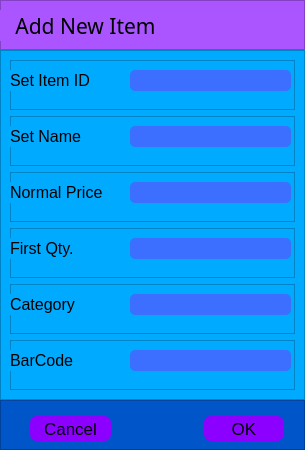
<?xml version="1.0" encoding="UTF-8"?>
<ui version="4.0">
 <class>AddNewItem</class>
 <widget class="QDialog" name="AddNewItem">
  <property name="geometry">
   <rect>
    <x>0</x>
    <y>0</y>
    <width>305</width>
    <height>450</height>
   </rect>
  </property>
  <property name="windowTitle">
   <string>Dialog</string>
  </property>
  <layout class="QVBoxLayout" name="verticalLayout_3">
   <property name="spacing">
    <number>0</number>
   </property>
   <property name="leftMargin">
    <number>0</number>
   </property>
   <property name="topMargin">
    <number>0</number>
   </property>
   <property name="rightMargin">
    <number>0</number>
   </property>
   <property name="bottomMargin">
    <number>0</number>
   </property>
   <item>
    <widget class="QFrame" name="frame">
     <property name="styleSheet">
      <string notr="true"/>
     </property>
     <property name="frameShape">
      <enum>QFrame::NoFrame</enum>
     </property>
     <property name="frameShadow">
      <enum>QFrame::Raised</enum>
     </property>
     <layout class="QVBoxLayout" name="verticalLayout">
      <property name="spacing">
       <number>0</number>
      </property>
      <property name="leftMargin">
       <number>0</number>
      </property>
      <property name="topMargin">
       <number>0</number>
      </property>
      <property name="rightMargin">
       <number>0</number>
      </property>
      <property name="bottomMargin">
       <number>0</number>
      </property>
      <item>
       <widget class="QFrame" name="Top">
        <property name="minimumSize">
         <size>
          <width>0</width>
          <height>50</height>
         </size>
        </property>
        <property name="maximumSize">
         <size>
          <width>16777215</width>
          <height>50</height>
         </size>
        </property>
        <property name="styleSheet">
         <string notr="true">background-color: rgb(170, 85, 255);</string>
        </property>
        <property name="frameShape">
         <enum>QFrame::StyledPanel</enum>
        </property>
        <property name="frameShadow">
         <enum>QFrame::Raised</enum>
        </property>
        <widget class="QLabel" name="label_2">
         <property name="geometry">
          <rect>
           <x>0</x>
           <y>10</y>
           <width>171</width>
           <height>31</height>
          </rect>
         </property>
         <property name="font">
          <font>
           <family>MV Boli</family>
           <pointsize>16</pointsize>
           <weight>50</weight>
           <italic>false</italic>
           <bold>false</bold>
          </font>
         </property>
         <property name="styleSheet">
          <string notr="true">font: 16pt &quot;MV Boli&quot;;</string>
         </property>
         <property name="text">
          <string>Add New Item</string>
         </property>
         <property name="alignment">
          <set>Qt::AlignCenter</set>
         </property>
        </widget>
       </widget>
      </item>
      <item>
       <widget class="QFrame" name="Main">
        <property name="styleSheet">
         <string notr="true">QFrame{
	background-color: rgb(0, 170, 255);
}

QLineEdit {
	border-radius: 5px;
	background-color: rgba(85, 85, 255,180);
}
QLineEdit:hover {
	border-radius: 5px;
	background-color: rgba(85, 85, 255, 250);
}</string>
        </property>
        <property name="frameShape">
         <enum>QFrame::StyledPanel</enum>
        </property>
        <property name="frameShadow">
         <enum>QFrame::Raised</enum>
        </property>
        <layout class="QVBoxLayout" name="verticalLayout_2">
         <item>
          <widget class="QFrame" name="frame_2">
           <property name="minimumSize">
            <size>
             <width>285</width>
             <height>50</height>
            </size>
           </property>
           <property name="maximumSize">
            <size>
             <width>285</width>
             <height>50</height>
            </size>
           </property>
           <property name="frameShape">
            <enum>QFrame::StyledPanel</enum>
           </property>
           <property name="frameShadow">
            <enum>QFrame::Raised</enum>
           </property>
           <widget class="QLabel" name="label_3">
            <property name="geometry">
             <rect>
              <x>0</x>
              <y>10</y>
              <width>111</width>
              <height>21</height>
             </rect>
            </property>
            <property name="font">
             <font>
              <pointsize>12</pointsize>
             </font>
            </property>
            <property name="text">
             <string>Set Item ID</string>
            </property>
           </widget>
           <widget class="QLineEdit" name="itemID">
            <property name="geometry">
             <rect>
              <x>120</x>
              <y>10</y>
              <width>161</width>
              <height>21</height>
             </rect>
            </property>
            <property name="font">
             <font>
              <pointsize>13</pointsize>
             </font>
            </property>
            <property name="text">
             <string/>
            </property>
           </widget>
          </widget>
         </item>
         <item>
          <widget class="QFrame" name="frame_3">
           <property name="minimumSize">
            <size>
             <width>285</width>
             <height>50</height>
            </size>
           </property>
           <property name="maximumSize">
            <size>
             <width>285</width>
             <height>50</height>
            </size>
           </property>
           <property name="frameShape">
            <enum>QFrame::StyledPanel</enum>
           </property>
           <property name="frameShadow">
            <enum>QFrame::Raised</enum>
           </property>
           <widget class="QLineEdit" name="itemName">
            <property name="geometry">
             <rect>
              <x>120</x>
              <y>10</y>
              <width>161</width>
              <height>21</height>
             </rect>
            </property>
            <property name="font">
             <font>
              <pointsize>13</pointsize>
             </font>
            </property>
           </widget>
           <widget class="QLabel" name="label_6">
            <property name="geometry">
             <rect>
              <x>0</x>
              <y>10</y>
              <width>91</width>
              <height>21</height>
             </rect>
            </property>
            <property name="font">
             <font>
              <pointsize>12</pointsize>
             </font>
            </property>
            <property name="text">
             <string>Set Name</string>
            </property>
           </widget>
          </widget>
         </item>
         <item>
          <widget class="QFrame" name="frame_4">
           <property name="minimumSize">
            <size>
             <width>285</width>
             <height>50</height>
            </size>
           </property>
           <property name="maximumSize">
            <size>
             <width>285</width>
             <height>50</height>
            </size>
           </property>
           <property name="frameShape">
            <enum>QFrame::StyledPanel</enum>
           </property>
           <property name="frameShadow">
            <enum>QFrame::Raised</enum>
           </property>
           <widget class="QLineEdit" name="Price">
            <property name="geometry">
             <rect>
              <x>120</x>
              <y>10</y>
              <width>161</width>
              <height>21</height>
             </rect>
            </property>
            <property name="font">
             <font>
              <pointsize>13</pointsize>
             </font>
            </property>
           </widget>
           <widget class="QLabel" name="label_4">
            <property name="geometry">
             <rect>
              <x>0</x>
              <y>10</y>
              <width>101</width>
              <height>21</height>
             </rect>
            </property>
            <property name="font">
             <font>
              <pointsize>12</pointsize>
             </font>
            </property>
            <property name="text">
             <string>Normal Price</string>
            </property>
           </widget>
          </widget>
         </item>
         <item>
          <widget class="QFrame" name="frame_7">
           <property name="minimumSize">
            <size>
             <width>285</width>
             <height>50</height>
            </size>
           </property>
           <property name="maximumSize">
            <size>
             <width>285</width>
             <height>50</height>
            </size>
           </property>
           <property name="frameShape">
            <enum>QFrame::StyledPanel</enum>
           </property>
           <property name="frameShadow">
            <enum>QFrame::Raised</enum>
           </property>
           <widget class="QLineEdit" name="Qty">
            <property name="geometry">
             <rect>
              <x>120</x>
              <y>10</y>
              <width>161</width>
              <height>21</height>
             </rect>
            </property>
            <property name="font">
             <font>
              <pointsize>13</pointsize>
             </font>
            </property>
           </widget>
           <widget class="QLabel" name="label_9">
            <property name="geometry">
             <rect>
              <x>0</x>
              <y>10</y>
              <width>101</width>
              <height>21</height>
             </rect>
            </property>
            <property name="font">
             <font>
              <pointsize>12</pointsize>
             </font>
            </property>
            <property name="text">
             <string>First Qty.</string>
            </property>
           </widget>
          </widget>
         </item>
         <item>
          <widget class="QFrame" name="frame_5">
           <property name="minimumSize">
            <size>
             <width>285</width>
             <height>50</height>
            </size>
           </property>
           <property name="maximumSize">
            <size>
             <width>285</width>
             <height>50</height>
            </size>
           </property>
           <property name="frameShape">
            <enum>QFrame::StyledPanel</enum>
           </property>
           <property name="frameShadow">
            <enum>QFrame::Raised</enum>
           </property>
           <widget class="QLineEdit" name="catergory">
            <property name="geometry">
             <rect>
              <x>120</x>
              <y>10</y>
              <width>161</width>
              <height>21</height>
             </rect>
            </property>
            <property name="font">
             <font>
              <pointsize>13</pointsize>
             </font>
            </property>
           </widget>
           <widget class="QLabel" name="label_5">
            <property name="geometry">
             <rect>
              <x>0</x>
              <y>10</y>
              <width>81</width>
              <height>21</height>
             </rect>
            </property>
            <property name="font">
             <font>
              <pointsize>12</pointsize>
             </font>
            </property>
            <property name="text">
             <string>Category</string>
            </property>
           </widget>
          </widget>
         </item>
         <item>
          <widget class="QFrame" name="frame_6">
           <property name="minimumSize">
            <size>
             <width>285</width>
             <height>50</height>
            </size>
           </property>
           <property name="maximumSize">
            <size>
             <width>285</width>
             <height>50</height>
            </size>
           </property>
           <property name="frameShape">
            <enum>QFrame::StyledPanel</enum>
           </property>
           <property name="frameShadow">
            <enum>QFrame::Raised</enum>
           </property>
           <widget class="QLineEdit" name="barCode">
            <property name="geometry">
             <rect>
              <x>120</x>
              <y>10</y>
              <width>161</width>
              <height>21</height>
             </rect>
            </property>
            <property name="font">
             <font>
              <pointsize>13</pointsize>
             </font>
            </property>
           </widget>
           <widget class="QLabel" name="label_7">
            <property name="geometry">
             <rect>
              <x>0</x>
              <y>10</y>
              <width>111</width>
              <height>21</height>
             </rect>
            </property>
            <property name="font">
             <font>
              <pointsize>12</pointsize>
             </font>
            </property>
            <property name="text">
             <string>BarCode</string>
            </property>
           </widget>
          </widget>
         </item>
        </layout>
       </widget>
      </item>
      <item>
       <widget class="QFrame" name="Bottom">
        <property name="minimumSize">
         <size>
          <width>0</width>
          <height>50</height>
         </size>
        </property>
        <property name="maximumSize">
         <size>
          <width>16777215</width>
          <height>50</height>
         </size>
        </property>
        <property name="styleSheet">
         <string notr="true">QFrame{
	background-color: rgb(0, 85, 200);
}
QPushButton {
	border-radius: 7px;
	
	background-color: rgb(140, 0, 255);
}
QPushButton::hover {
	background-color: rgba(140, 0, 255, 200);
}</string>
        </property>
        <property name="frameShape">
         <enum>QFrame::StyledPanel</enum>
        </property>
        <property name="frameShadow">
         <enum>QFrame::Raised</enum>
        </property>
        <widget class="QPushButton" name="btnCancelAddToStore">
         <property name="geometry">
          <rect>
           <x>30</x>
           <y>16</y>
           <width>81</width>
           <height>25</height>
          </rect>
         </property>
         <property name="font">
          <font>
           <pointsize>13</pointsize>
          </font>
         </property>
         <property name="text">
          <string>Cancel</string>
         </property>
        </widget>
        <widget class="QPushButton" name="OK">
         <property name="geometry">
          <rect>
           <x>204</x>
           <y>16</y>
           <width>80</width>
           <height>25</height>
          </rect>
         </property>
         <property name="font">
          <font>
           <pointsize>13</pointsize>
          </font>
         </property>
         <property name="text">
          <string>OK</string>
         </property>
        </widget>
       </widget>
      </item>
     </layout>
    </widget>
   </item>
  </layout>
 </widget>
 <resources/>
 <connections/>
</ui>
